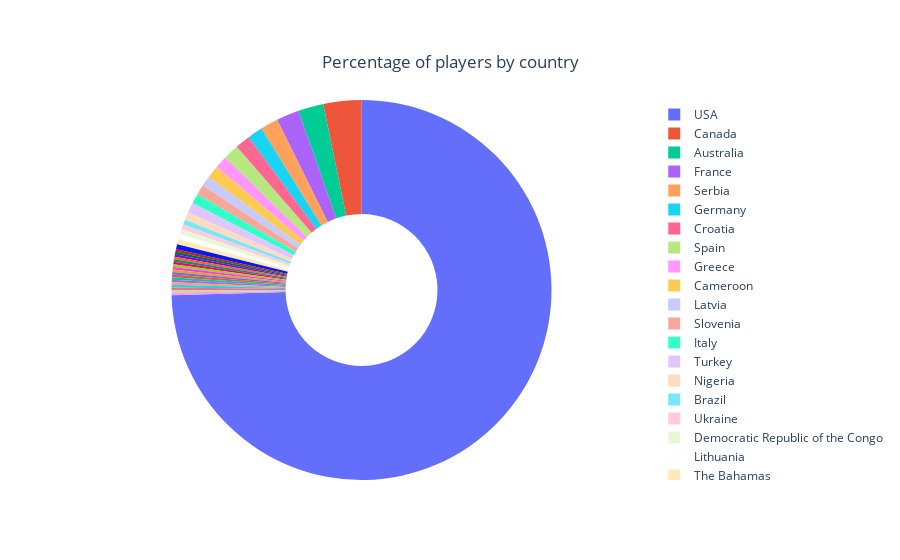

Here is the notebook cell this chart was saved with:
### Code cell
country_count = data['country'].value_counts()
fig = go.Figure(go.Pie(labels=country_count.index, values=country_count.values, hole=0.4,textinfo= "none"))
fig.update_layout(title={
        'text': "Percentage of players by country",
        'y':0.9,
        'x':0.5,
        'xanchor': 'center',
        'yanchor': 'top'})

fig.show()

### Figure 1 — Plotly figure (JSON) as saved in the notebook; plotly's stock layout.template omitted (floating-point values rounded to 4 significant figures)
{"data": [{"hole": 0.4, "labels": ["USA", "Canada", "Australia", "France", "Serbia", "Germany", "Croatia", "Spain", "Greece", "Cameroon", "Latvia", "Slovenia", "Italy", "Turkey", "Nigeria", "Brazil", "Ukraine", "Democratic Republic of the Congo", "Lithuania", "The Bahamas", "Bosnia and Herzegovina", "New Zealand", "Mali", "Haiti", "Angola", "Georgia", "Montenegro", "United Kingdom", "Japan", "Israel", "Czech", "Switzerland", "Senegal", "Puerto Rico", "Austria", "Dominican Republic", "Finland", "Philippines", "Egypt"], "textinfo": "none", "type": "pie", "values": [346, 15, 10, 9, 7, 6, 6, 6, 5, 5, 4, 4, 4, 4, 3, 2, 2, 2, 2, 2, 2, 1, 1, 1, 1, 1, 1, 1, 1, 1, 1, 1, 1, 1, 1, 1, 1, 1, 1]}], "layout": {"title": {"text": "Percentage of players by country", "x": 0.5, "xanchor": "center", "y": 0.9, "yanchor": "top"}}}
